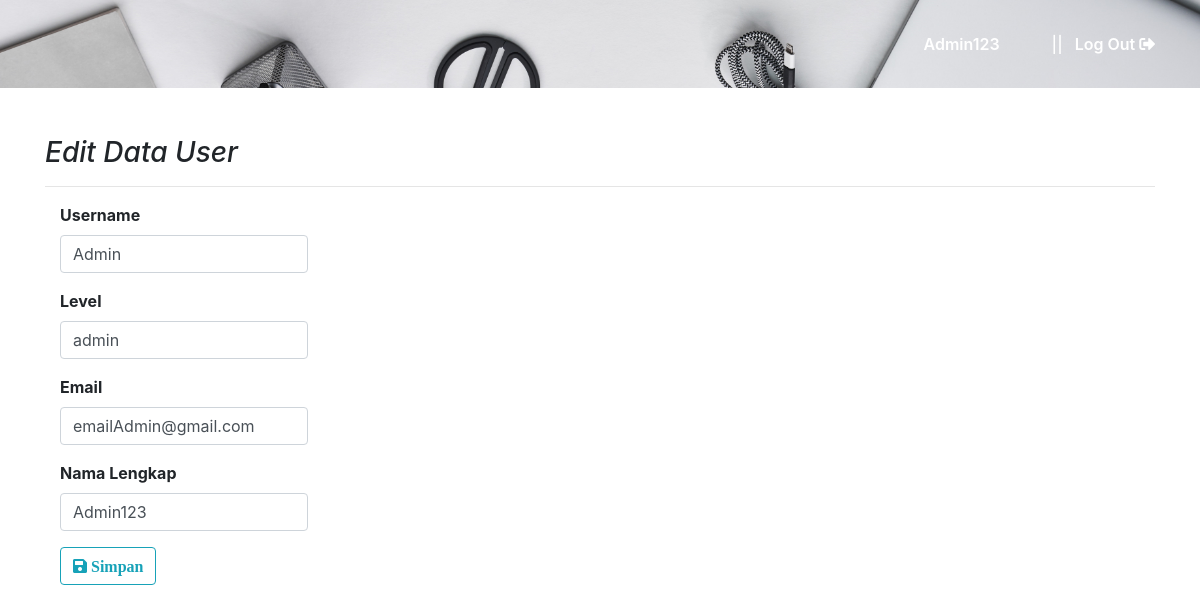
The page /user/edit_user.php?id_user=11 (signed in) on the database its author committed.
### tables this page shows
CREATE TABLE `user` (
  `id_user` int(11) NOT NULL,
  `username` varchar(20) NOT NULL,
  `password` varchar(40) NOT NULL,
  `email` varchar(30) NOT NULL,
  `nama` varchar(100) NOT NULL,
  `level` varchar(20) NOT NULL
);

### user/edit_user.php (the view, shortened to what this page needs)
<?php
include 'header.php';
include 'body.php';
$id = $_GET['id_user'];
$data = mysqli_query($koneksi,"SELECT * FROM user where id_user='$id'");
while ($d = mysqli_fetch_array($data)){
 ?>
    <div class="container">
    <h3><i>Edit Data User</i></h3>
    <hr>
    <div class="row">
        <div class="col-md-12">
            <div class="col-md-3">
                <form method="POST" action="update_user.php">
                    <div class="form-group">
                        <label><b>Username</b></label>
                        <input type="text" class="form-control" name="username"  value="<?php echo $d['username'];?>">
                   </div>
                   <div class="form-group">
                        <label><b>Level</b></label>
                        <input type="text" class="form-control"  name="level"  value="<?php echo $d['level'];?>">
                   </div>
                   <div class="form-group">
                        <label><b>Email</b></label>
                        <input type="text" class="form-control" name="email"  value="<?php echo $d['email'];?>">
                   </div>
                   <div class="form-group">
                        <label><b>Nama Lengkap</b></label>
                        <input type="text" class="form-control" name="nama"  value="<?php echo $d['nama'];?>">
                   </div>
                   <div class="form-group">
                        <button type="button" class="btn btn-outline-info" name="button_kategori"><i class="fas fa-save">&nbsp;Simpan</i></button>
                    </div>
                </form>
                <?php
}
?>
            </div>
        </div>
    </div>
</body>
</html>

### assets/css/user.css (style rules this page uses)
::placeholder { font-size: 30px; font-weight: 400; letter-spacing: 1px; }

### rows shown on the page
user: username "Admin", level "admin", email "emailAdmin@gmail.com", nama "Admin123"

### other values the page prints
$_SESSION['nama'] "Admin123"
